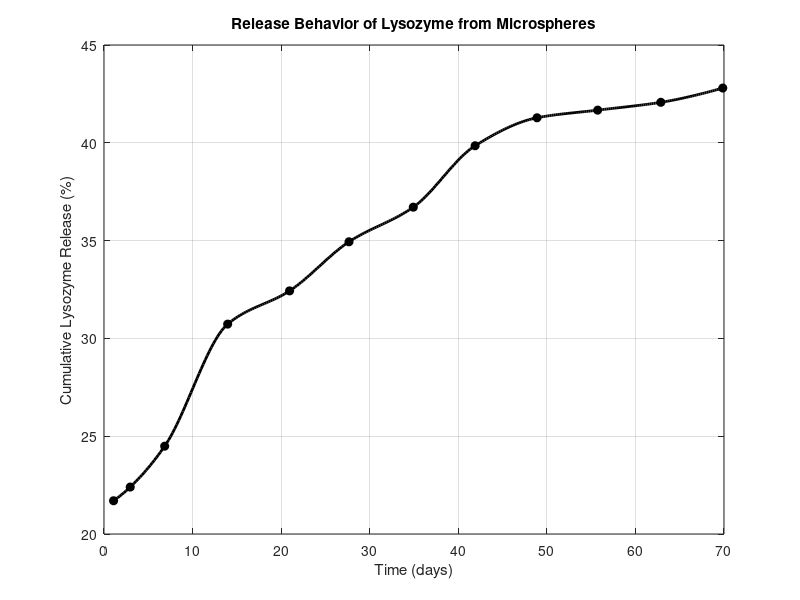

Recreate this plot in MATLAB. (Note: this script raises an error after producing the figure.)
clc;
clear;
close all;

%% =========================================================
% RELEASE BEHAVIOR ANALYSIS
% Lysozyme Release from Microspheres
% ==========================================================

%% Experimental data

time = [1.08 2.96 6.85 13.96 20.95 27.66 ...
        34.92 41.90 48.89 55.74 62.87 69.86];

release = [21.70 22.40 24.49 30.73 32.43 34.94 ...
           36.71 39.85 41.28 41.67 42.07 42.80];


%% =========================================================
% Calculate release increments
% ==========================================================

release_change = diff(release);


%% =========================================================
% Create smooth curve for visualization
% ==========================================================

time_smooth = linspace(min(time),max(time),300);

release_smooth = interp1(time,release,time_smooth,'pchip');


%% =========================================================
% Plot release behavior
% ==========================================================

figure('Name','Release Behavior Analysis');

plot(time_smooth,release_smooth,'k-',...
    'LineWidth',2);

hold on;

plot(time,release,'ko',...
    'MarkerFaceColor','k',...
    'MarkerSize',6);


xlabel('Time (days)');
ylabel('Cumulative Lysozyme Release (%)');

title('Release Behavior of Lysozyme from Microspheres');

grid on;
box on;


%% =========================================================
% Add important release regions
% ==========================================================

xline(3,'--','Initial Burst Region',...
    'LabelVerticalAlignment','middle');

xline(35,'--','Sustained Release Region',...
    'LabelVerticalAlignment','middle');

xline(55,'--','Plateau Region',...
    'LabelVerticalAlignment','middle');


%% =========================================================
% Display key observations
% ==========================================================

initial_release = release(1);

final_release = release(end);

additional_release = final_release-initial_release;

fprintf('\n==============================================\n');
fprintf(' RELEASE BEHAVIOR ANALYSIS\n');
fprintf('==============================================\n');

fprintf('\nInitial measured release = %.2f %%\n',...
    initial_release);

fprintf('Final measured release = %.2f %%\n',...
    final_release);

fprintf('Additional release after initial point = %.2f %%\n',...
    additional_release);

fprintf('\nThe release profile shows an initial burst\n');
fprintf('followed by slower sustained release and\n');
fprintf('a late-stage plateau.\n');


%% =========================================================
% Save figure
% ==========================================================

exportgraphics(gcf,...
    'Release_Behavior_Analysis.png',...
    'Resolution',300);


disp(' ');
disp('Release behavior figure saved successfully.');
